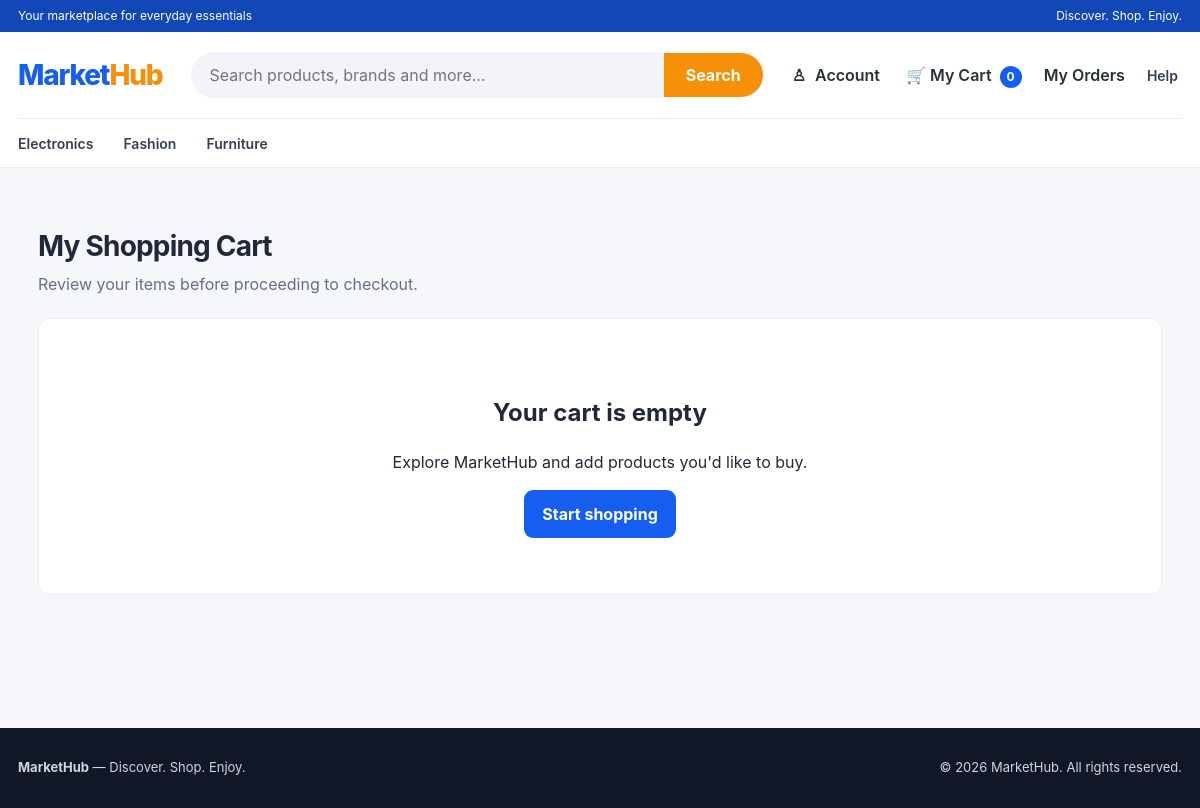
Page /cart/ (signed in) on the committed database.
### products/models.py (models this page shows, shortened)
class Category(models.Model):
    name = models.CharField(max_length=100, unique=True)
    slug = models.SlugField(max_length=120, unique=True, blank=True)
    description = models.TextField(blank=True)
    parent = models.ForeignKey(
        "self",
        on_delete=models.SET_NULL,
        null=True,
        blank=True,
        related_name="subcategories",
    )
    is_active = models.BooleanField(default=True)
    created_at = models.DateTimeField(auto_now_add=True)

### carts/views.py (the view, shortened to what this page needs)
# urls.py: path("", views.cart_detail, name="cart_detail"),
@login_required
def cart_detail(request):
    cart = get_or_create_active_cart(request.user)
    items = list(
        cart.items.select_related(
            "product",
            "product__brand",
            "variant",
        ).prefetch_related("product__images")
    )
    total = 0
    return render(
        request,
        "carts/cart_detail.html",
        {
            "cart": cart,
            "items": items,
            "total": total,
        },
    )

### carts/context_processors.py (called while the page is built)
def cart_item_count(request):
    if not request.user.is_authenticated:
        return {"cart_item_count": 0}
    cart = Cart.objects.filter(
        user=request.user,
        status=Cart.Status.ACTIVE,
    ).first()
    if cart is None:
        return {"cart_item_count": 0}
    return {
        "cart_item_count": sum(
            item.quantity for item in cart.items.all()
        )
    }

### carts/views.py (called while the page is built)
def get_or_create_active_cart(user):
    cart, _ = Cart.objects.get_or_create(
        user=user,
        status=Cart.Status.ACTIVE,
    )
    return cart

### products/views.py (called while the page is built)
def navigation_categories(request):
    categories = (
        Category.objects
        .filter(is_active=True, parent__isnull=True)
        .prefetch_related("subcategories")
        .order_by("name")
    )
    return {
        "navigation_categories": categories,
    }

### carts/templates/carts/cart_detail.html (shortened to what this page needs)
{% extends "products/base.html" %}
{% block content %}
<section class="cart-page">
    <div class="page-heading">
        <h1>My Shopping Cart</h1>
        <p>Review your items before proceeding to checkout.</p>
    </div>
    {% if items %}
        <div class="cart-layout">
            <div class="cart-items">
                {% for item in items %}
                    <article class="cart-item">
                        <div class="cart-item-image">
                            {% with images=item.product.images.all %}
                                {% for product_image in images %}
                                    {% if forloop.first %}
                                        <img
                                            src="{{ product_image.image.url }}"
                                            alt="{{ product_image.alt_text|default:item.product.name }}"
                                        >
                                    {% endif %}
                                {% empty %}
                                    <span>No image</span>
                                {% endfor %}
                            {% endwith %}
                        </div>
                        <div class="cart-item-details">
                            <h2>{{ item.product.name }}</h2>
                            {% if item.variant %}
                                <div class="cart-item-variant">
                                    Option: {{ item.variant.name }}
                                </div>
                            {% endif %}
                            {% if item.product.brand %}
                                <p>{{ item.product.brand }}</p>
                            {% endif %}
                            <p class="cart-item-price">
                                UGX {{ item.unit_price|floatformat:0 }}
                            </p>
                            <form
                                method="post"
                                action="{% url 'cart:update_cart' item.id %}"
                                class="cart-quantity-form"
                            >
                                {% csrf_token %}
                                <label for="quantity-{{ item.id }}">Quantity</label>
                                <input
                                    type="number"
                                    id="quantity-{{ item.id }}"
                                    name="quantity"
                                    value="{{ item.quantity }}"
                                    min="1"
                                    max="{{ item.product.stock_quantity }}"
                                    required
                                >
                                <button type="submit" class="cart-update-button">
                                    Update
                                </button>
                            </form>
                            <form
                                method="post"
                                action="{% url 'cart:remove_from_cart' item.id %}"
                            >
                                {% csrf_token %}
                                <button type="submit" class="cart-remove-button">
                                    Remove
                                </button>
                            </form>
                        </div>
                    </article>
                {% endfor %}
            </div>
            <aside class="cart-summary">
                <h2>Order Summary</h2>
                <div class="cart-summary-row">
                    <span>Items</span>
                    <span>{{ items|length }}</span>
                </div>
                <div class="cart-summary-row cart-total">
                    <span>Subtotal</span>
                    <span>UGX {{ total|floatformat:0 }}</span>
                </div>
                <p class="cart-checkout-note">
                    Delivery fees and final totals will be calculated at checkout.
                </p>
                <a href="{% url 'orders:checkout' %}" class="button checkout-button">
                    Proceed to Checkout
                </a>
                <a href="{% url 'products:product_list' %}" class="cart-continue-link">
                    Continue shopping
                </a>
            </aside>
        </div>
    {% else %}
        <div class="cart-empty">
            <h2>Your cart is empty</h2>
            <p>Explore MarketHub and add products you'd like to buy.</p>
            <a href="{% url 'products:product_list' %}" class="button">
                Start shopping
            </a>
        </div>
    {% endif %}
</section>
{% endblock %}

### products/templates/products/base.html (shortened to what this page needs)
{% load static %}
<!DOCTYPE html>
<html lang="en">
<head>
    <link rel="stylesheet" href="{% static 'css/style.css' %}" >
</head>
<body>
    <div class="top-strip">
        <div class="container top-strip-inner">
            <span>Your marketplace for everyday essentials</span>
            <span>Discover. Shop. Enjoy.</span>
        </div>
    </div>
    <header class="navbar mh-header">
        <div class="container">
            <div class="mh-header-main">
                <a class="brand" href="{% url 'products:product_list' %}">
                    Market<span>Hub</span>
                </a>
                <form class="search-form"
                    action="{% url 'products:product_list' %}"
                    method="get"
                    role="search">
                    <input
                        type="search"
                        name="q"
                        value="{{ request.GET.q|default:'' }}"
                        placeholder="Search products, brands and more..."
                        aria-label="Search products"
                    >
                    <button type="submit">Search</button>
                </form>
                <nav class="mh-quick-links" aria-label="Account and cart">
                    <div class="mh-dropdown">
                        <button
                            class="mh-dropdown-toggle"
                            type="button"
                            aria-label="Account menu"
                        >
                            <span class="mh-nav-icon">♙</span>
                            Account
                        </button>
                    </div>
                    <a href="{% url 'cart:cart_detail' %}" class="nav-link">
                        <span aria-hidden="true">🛒</span> My Cart
                        <span class="cart-count">{{ cart_item_count }}</span>
                    </a>
                    {% if user.is_authenticated %}
                        <a href="{% url 'orders:order_list' %}">My Orders</a>
                    {% endif %}
                <div class="mh-category-item mh-help-item">
                    <button
                        class="mh-category-link mh-help-toggle"
                        type="button"
                    >
                        Help
                    </button>
                </nav>
            </div>
            <nav class="mh-category-nav" aria-label="Product categories">
                {% for category in navigation_categories %}
                    <div class="mh-category-item">
                        <a
                            class="mh-category-link"
                            href="{% url 'products:product_list' %}?category={{ category.slug }}"
                        >
                            {{ category.name }}
                        </a>
                    </div>
                {% endfor %}
                </div>
    </header>
    <main class="container main-content">
        {% block content %}{% endblock %}
    </main>
    <footer class="site-footer">
        <div class="container footer-inner">
            <p><strong>MarketHub</strong> — Discover. Shop. Enjoy.</p>
            <p>&copy; {% now "Y" %} MarketHub. All rights reserved.</p>
        </div>
    </footer>
</body>
</html>

### rows in the picture
Category: name "Electronics"
Category: name "Fashion"
Category: name "Furniture"

### other values in the picture
{{ cart_item_count }} "0"
